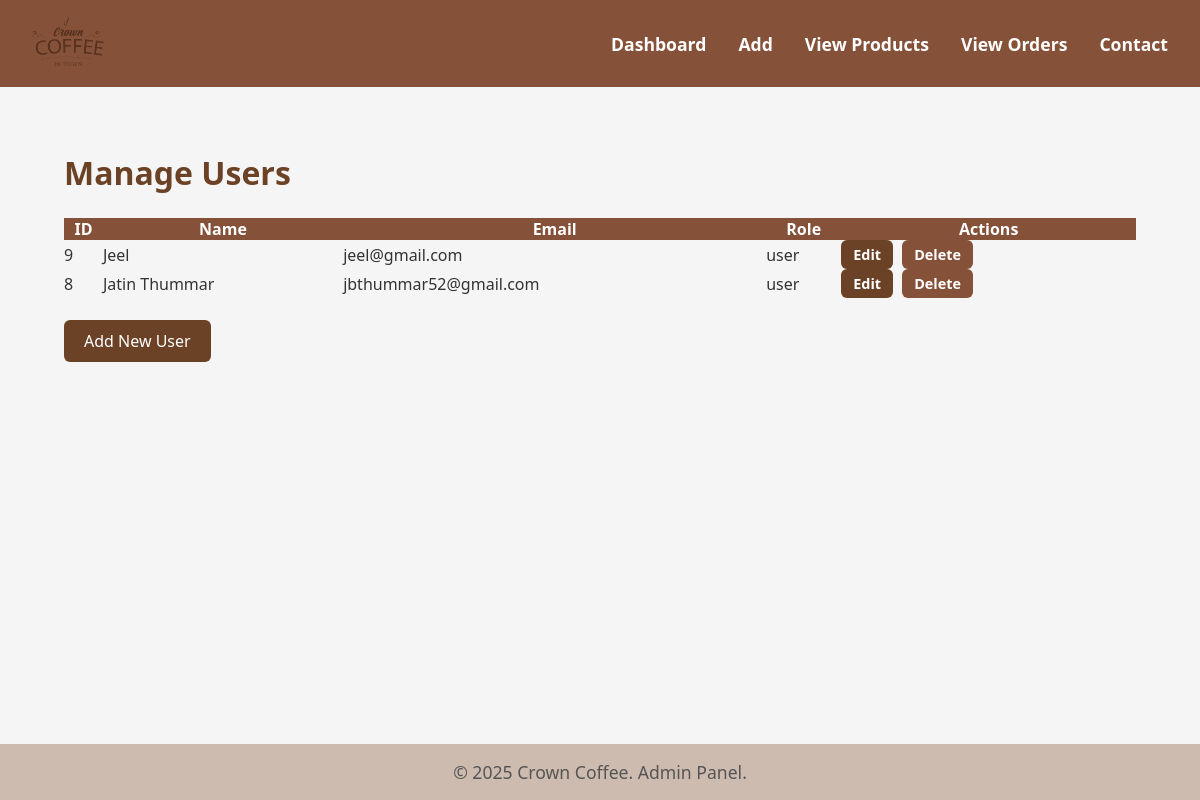
Page /admin/manage_users.php (signed in) on the committed database.
### tables this page shows
CREATE TABLE `users` (
  `user_id` int(11) NOT NULL,
  `name` varchar(255) DEFAULT NULL,
  `email` varchar(255) DEFAULT NULL,
  `password` varchar(255) DEFAULT NULL,
  `phone_number` varchar(20) DEFAULT NULL,
  `address` text DEFAULT NULL,
  `role` enum('user','admin') DEFAULT 'user'
);

### admin/manage_users.php (the view, shortened to what this page needs)
<?php
include '../php/db.php';
$sql = "SELECT user_id, name, email, role FROM users ORDER BY user_id DESC";
$result = $conn->query($sql);
include 'admin_header.php';
?>
<main class="main-content container">
    <h2>Manage Users</h2>
    <?php if ($result->num_rows > 0): ?>
    <table style="width:100%; border-collapse: collapse;">
        <thead style="background-color: #865139; color: white;">
            <tr>
                <th>ID</th>
                <th>Name</th>
                <th>Email</th>
                <th>Role</th>
                <th>Actions</th>
            </tr>
        </thead>
        <tbody>
            <?php while($row = $result->fetch_assoc()): ?>
            <tr>
                <td><?= htmlspecialchars($row['user_id']) ?></td>
                <td><?= htmlspecialchars($row['name']) ?></td>
                <td><?= htmlspecialchars($row['email']) ?></td>
                <td><?= htmlspecialchars($row['role']) ?></td>
                <td>
                    <a href="edit_user.php?id=<?= $row['user_id'] ?>" class="action-btn" style="background-color: #6b4226; color: white; padding: 5px 12px; border-radius: 6px; text-decoration:none; margin-right: 5px;">Edit</a>
                    <a href="delete_user.php?id=<?= $row['user_id'] ?>" class="action-btn delete" style="background-color: #865139; color: white; padding: 5px 12px; border-radius: 6px; text-decoration:none;"
                       onclick="return confirm('Are you sure you want to delete this user?');">Delete</a>
                </td>
            </tr>
            <?php endwhile; ?>
        </tbody>
    </table>
    <?php else: ?>
    <p>No users found.</p>
    <?php endif; ?>
    <div style="margin-top: 2rem;">
        <a href="add_user.php" style="background-color:#6b4226; color:#fff; padding: 10px 20px; border-radius: 6px; text-decoration:none;">Add New User</a>
    </div>
</main>
<?php include 'admin_footer.php'; ?>

### admin/admin_style.css (style rules this page uses)
* { box-sizing: border-box; margin: 0; padding: 0; }
body { font-family: 'Segoe UI', Tahoma, Geneva, Verdana, sans-serif; background-color: #f5f5f5; color: #333; }
.container { max-width: 1200px; margin: 0 auto; padding: 0 1.5rem; }
html, body { height: 100%; }
body { display: flex; flex-direction: column; }
main.main-content { flex: 1; padding: 2rem; }
main.main-content h2 { margin-bottom: 1.5rem; color: #6b4226; font-weight: 700; font-size: 2rem; }
.action-btn { display: inline-block; padding: 6px 14px; border-radius: 6px; font-size: 0.9rem; font-weight: 600; cursor: pointer; transition: background-color 0.3s ease; text-decoration: none; margin-right: 5px; user-select: none; }

### rows in the picture
users: user_id "9", name "Jeel", email "jeel@gmail.com", role "user"
users: user_id "8", name "Jatin Thummar", email "jbthummar52@gmail.com", role "user"
